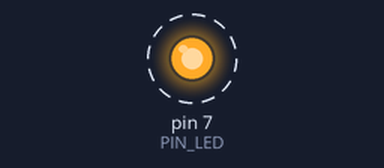
The sketch below on a simulated Arduino Uno, built with avr-gcc and run on an emulated ATmega328P. Parts: output pins drawn as LEDs (lit = HIGH). Dashed ring = blinking. At 2.0 s the program stops and its outputs stay as they are.

Above: at 1.05 s.
Timing chart, 0 to 3.5 s (numbered marks = the images above):
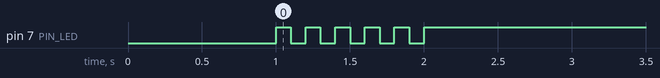

Measured:
- by itself, pin 7 (PIN_LED): alternates HIGH for 0.10 s and LOW for 0.10 s, 11 changes in all, then stays HIGH

The sketch:

05_practice_2.ino
```cpp
#define PIN_LED 7
unsigned int count;

void setup() {
  pinMode(PIN_LED, OUTPUT);
  count = 0;
  digitalWrite(PIN_LED, 0);
  delay(1000);
}

void loop() {
  digitalWrite(PIN_LED, 1);
  delay(100);
  digitalWrite(PIN_LED, 0);
  delay(100);
  count++;
  if (count >= 5) {
    digitalWrite(PIN_LED, 1);
    while(1) {}
  }
}
```
